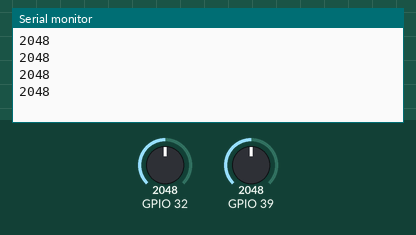
Simulated run of this sketch. Board: ESP32. On the bench: the last lines printed to the serial monitor. The test bench sets the inputs (shaded band); at power-on: GPIO 32 = 2048, GPIO 39 = 2048.

Above: at 1.8 s.
1.9 s: GPIO 32 set to 2866
At 2.6 s:
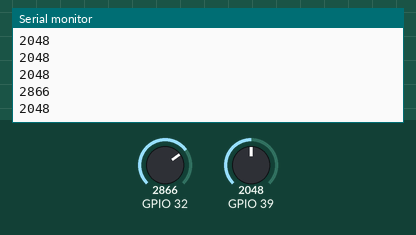
3.4 s: GPIO 39 set to 1228
At 4.7 s:
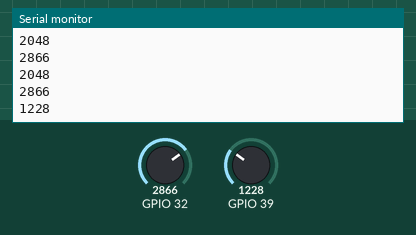
4.9 s: GPIO 39 set to 984
At 5.8 s:
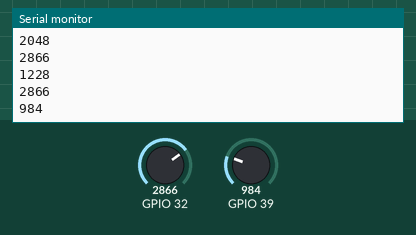
6.4 s: GPIO 32 set to 3603
At 7.7 s:
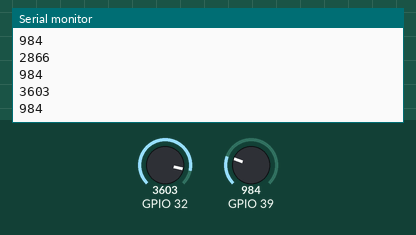
Timing chart, 0 to 8.9 s (numbered marks = the images above; inputs shaded):
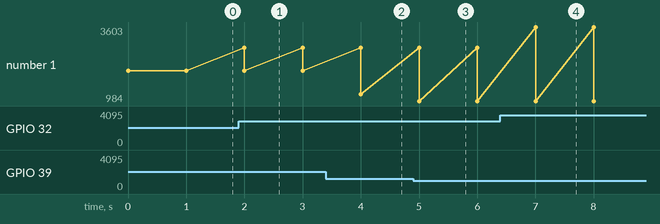

Measured:
- after the input at 1.9 s, the serial monitor: prints a new line after 0.10 s (image 1)
- after the input at 3.4 s, the serial monitor: prints a new line after 0.60 s (image 2)
- after the input at 4.9 s, the serial monitor: prints a new line after 0.10 s (image 3)
- after the input at 6.4 s, the serial monitor: prints a new line after 0.60 s (image 4)
- plotted number 1: 2048 → 1228 after the input at 3.4 s, 1228 → 984 after the input at 4.9 s

The sketch:

Rain_Detector.ino
```cpp
const int sensorMin = 0;
const int sensorMax = 1024;
void setup()
{
  Serial.begin(115200);
}

void loop()
{
  int sensorReading = analogRead(32);
  int range = map(sensorReading, sensorMin, sensorMax, 0, 3);
  Serial.println(sensorReading);//Actual Reading
  Serial.println(analogRead(39));
  /*switch (range)
    {
      case 0:
        Serial.println("RAINING");
        break;

      case 1:
        Serial.println("RAIN WARNING");
        break;

      case 2:
        Serial.println("NOT RAINING");
        break;
    }*/
  delay(1000);
}
```
